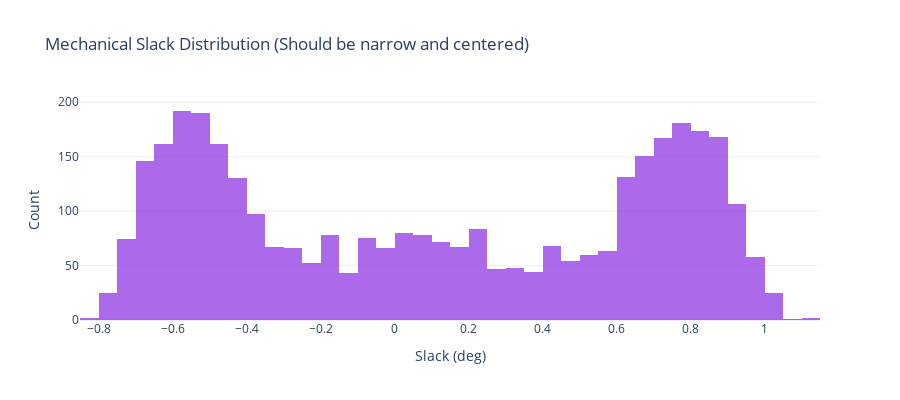

Notebook code cell kept with this figure:
### Markdown cell above
## Error Distribution

### Code cell
# Histogram of mechanical slack
fig3 = go.Figure()

fig3.add_trace(go.Histogram(
    x=df['mech_slack'], nbinsx=50,
    marker_color='rgb(138, 43, 226)',
    opacity=0.7
))

fig3.update_layout(
    title='Mechanical Slack Distribution (Should be narrow and centered)',
    xaxis_title='Slack (deg)',
    yaxis_title='Count',
    height=400,
    template='plotly_white'
)

fig3.show()

### Figure 1 — Plotly figure (JSON) as saved in the notebook; plotly's stock layout.template omitted (floating-point values rounded to 4 significant figures; data arrays with more than 128 entries replaced by an {"elided": "..."} marker saying what was removed)
{"data": [{"marker": {"color": "rgb(138, 43, 226)"}, "nbinsx": 50, "opacity": 0.7, "type": "histogram", "x": {"elided": "3557 float values"}}], "layout": {"height": 400, "title": {"text": "Mechanical Slack Distribution (Should be narrow and centered)"}, "xaxis": {"title": {"text": "Slack (deg)"}}, "yaxis": {"title": {"text": "Count"}}}}
